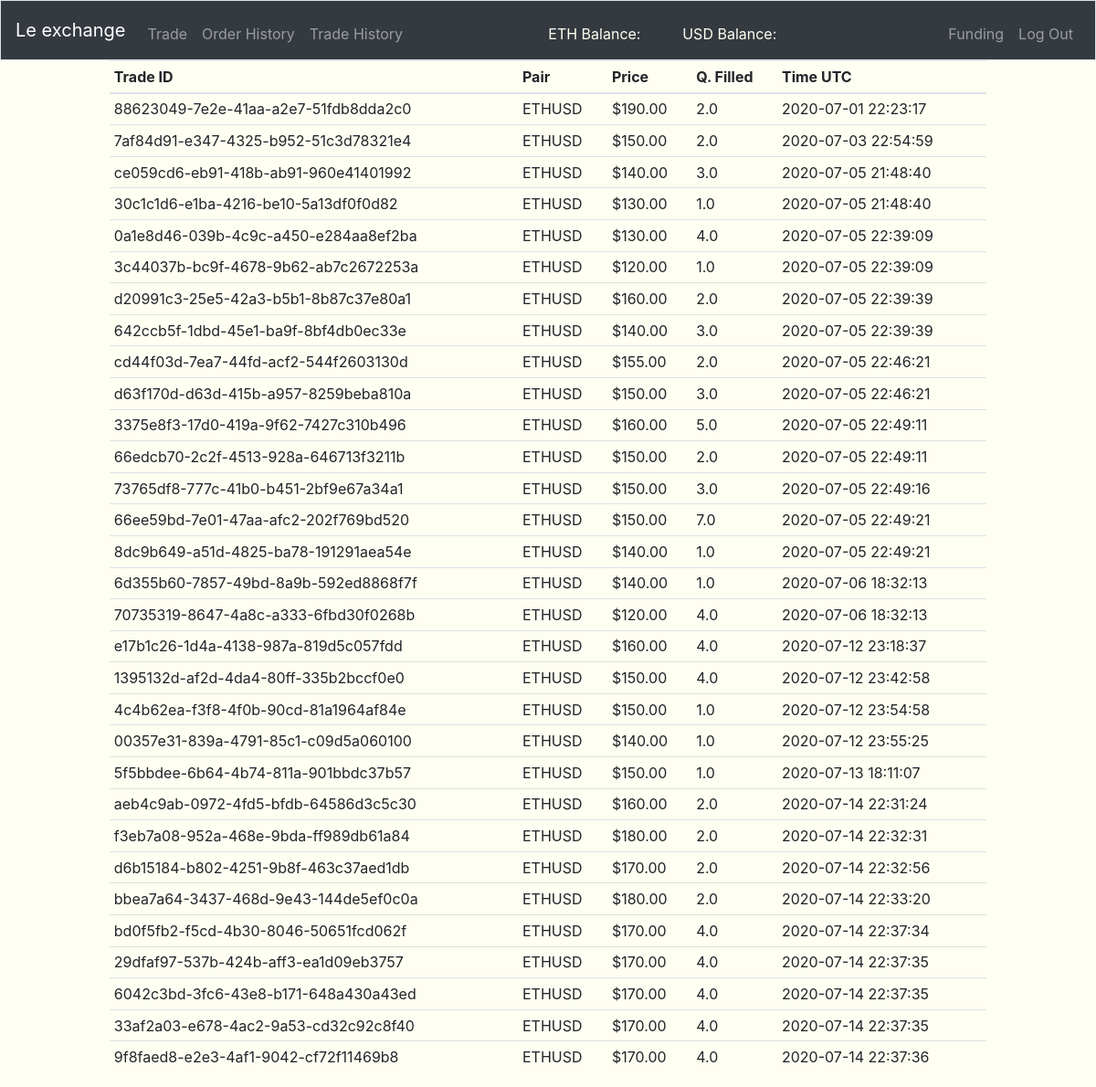
The app's page /trade-history (signed in) with its own data.
### tables this page shows
CREATE TABLE "trade_history" (
	"trade_id"	VARCHAR(255),
	"pair"	VARCHAR(255) NOT NULL,
	"price"	REAL NOT NULL,
	"quantity"	REAL NOT NULL,
	"taker_order"	VARCHAR(255) NOT NULL,
	"maker_order"	VARCHAR(255) NOT NULL,
	"time"	INTEGER NOT NULL,
	PRIMARY KEY("trade_id")
);

### views.py (the view)
@app.route('/trade-history', methods=["GET"])
@login_required
def trade_history():
    trade_history = db.execute(
        "SELECT * FROM trade_history")
    return render_template("trade_history.html", trade_history=trade_history)

### app.py (called while the page is built)
@app.after_request
def after_request(response):
    response.headers["Cache-Control"] = "no-cache, no-store, must-revalidate"
    response.headers["Expires"] = 0
    response.headers["Pragma"] = "no-cache"
    return response

### helper.py (called while the page is built)
def login_required(f):
    @wraps(f)
    def decorated_function(*args, **kwargs):
        if session.get("user_id") is None:
            return redirect("/login"), 403
        return f(*args, **kwargs)
    return decorated_function

def usd(value):
    return f"${value:,.2f}"

def timeformater(time):
    return datetime.datetime.utcfromtimestamp(time)

### templates/trade_history.html (shortened to what this page needs)
{% extends "layout.html" %}
{% block main %}
<table class="table table-hover table-sm" style="width: 80%; margin-left: auto; margin-right: auto;">
  <thead s>
    <tr>
      <th scope="col">Trade ID</th>
      <th scope="col">Pair</th>
      <th scope="col">Price</th>
      <th scope="col">Q. Filled</th>
      <th scope="col">Time UTC</th>
    </tr>
  </thead>
  <tbody>
    {% for i in trade_history %}
      <tr>
        <td>{{i.trade_id}}</td>
        <td>{{i.pair}}</td>
        <td>{{i.price|usd}}</td>
        <td>{{i.quantity}}</td>
        <td>{{i.time|timeformater}}</td>
      </tr>
    {% endfor %}
  </tbody>
</table>
{% endblock %}

### templates/layout.html (shortened to what this page needs)
<!DOCTYPE html>
<html lang="en">
    <head>
      <link href="static/styles.css" rel="stylesheet">
      <link rel="stylesheet" href="https://stackpath.bootstrapcdn.com/bootstrap/4.4.1/css/bootstrap.min.css">
    </head>
    <body style="background-color: #fffef2;">
      <nav class="navbar navbar-expand-md navbar-dark bg-dark border">
        <a class="navbar-brand" href="/">Le exchange</a>
        <div class="collapse navbar-collapse" id="navbar">
            {% if session.user_id %}
                <ul class="navbar-nav mr-auto mt-2">
                    <li class="nav-item"><a class="nav-link" href="/trade">Trade</a></li>
                    <li class="nav-item"><a class="nav-link" href="/order-history">Order History</a></li>
                    <li class="nav-item"><a class="nav-link" href="/trade-history">Trade History</a></li>
                </ul>
                <ul class="navbar-nav mr-auto mt-2 container" style="width: 30%;">
                    <li class="nav-item col" style="color: ivory;">ETH Balance: </li><div style="color: fuchsia;" id="user_navbar_eth_balance"></div>
                    <li class="nav-item col" style="color: ivory;">USD Balance: </li><div style="color: greenyellow;" id="user_navbar_usd_balance"></div>
                </ul>
                <ul class="navbar-nav ml-auto mt-2">
                    <li class="nav-item"><a class="nav-link" href="/funding">Funding</a></li>
                    <li class="nav-item"><a class="nav-link" href="/logout">Log Out</a></li>
                </ul>
            {% else %}
                <ul class="navbar-nav ml-auto mt-2">
                    <li class="nav-item"><a class="nav-link" href="/register">Register</a></li>
                    <li class="nav-item"><a class="nav-link" href="/login">Log In</a></li>
                </ul>
            {% endif %}
        </div>
    </nav>
        {% block main %}{% endblock %}
      </body>
</html>

### records on screen
trade_history: trade_id "88623049-7e2e-41aa-a2e7-51fdb8dda2c0", pair "ETHUSD", price "$190.00", quantity "2.0", time "2020-07-01 22:23:17"
trade_history: trade_id "7af84d91-e347-4325-b952-51c3d78321e4", pair "ETHUSD", price "$150.00", quantity "2.0", time "2020-07-03 22:54:59"
trade_history: trade_id "ce059cd6-eb91-418b-ab91-960e41401992", pair "ETHUSD", price "$140.00", quantity "3.0", time "2020-07-05 21:48:40"
trade_history: trade_id "30c1c1d6-e1ba-4216-be10-5a13df0f0d82", pair "ETHUSD", price "$130.00", quantity "1.0", time "2020-07-05 21:48:40"
trade_history: trade_id "0a1e8d46-039b-4c9c-a450-e284aa8ef2ba", pair "ETHUSD", price "$130.00", quantity "4.0", time "2020-07-05 22:39:09"
trade_history: trade_id "3c44037b-bc9f-4678-9b62-ab7c2672253a", pair "ETHUSD", price "$120.00", quantity "1.0", time "2020-07-05 22:39:09"
trade_history: trade_id "d20991c3-25e5-42a3-b5b1-8b87c37e80a1", pair "ETHUSD", price "$160.00", quantity "2.0", time "2020-07-05 22:39:39"
trade_history: trade_id "642ccb5f-1dbd-45e1-ba9f-8bf4db0ec33e", pair "ETHUSD", price "$140.00", quantity "3.0", time "2020-07-05 22:39:39"
trade_history: trade_id "cd44f03d-7ea7-44fd-acf2-544f2603130d", pair "ETHUSD", price "$155.00", quantity "2.0", time "2020-07-05 22:46:21"
trade_history: trade_id "d63f170d-d63d-415b-a957-8259beba810a", pair "ETHUSD", price "$150.00", quantity "3.0", time "2020-07-05 22:46:21"
trade_history: trade_id "3375e8f3-17d0-419a-9f62-7427c310b496", pair "ETHUSD", price "$160.00", quantity "5.0", time "2020-07-05 22:49:11"
trade_history: trade_id "66edcb70-2c2f-4513-928a-646713f3211b", pair "ETHUSD", price "$150.00", quantity "2.0", time "2020-07-05 22:49:11"
trade_history: trade_id "73765df8-777c-41b0-b451-2bf9e67a34a1", pair "ETHUSD", price "$150.00", quantity "3.0", time "2020-07-05 22:49:16"
trade_history: trade_id "66ee59bd-7e01-47aa-afc2-202f769bd520", pair "ETHUSD", price "$150.00", quantity "7.0", time "2020-07-05 22:49:21"
trade_history: trade_id "8dc9b649-a51d-4825-ba78-191291aea54e", pair "ETHUSD", price "$140.00", quantity "1.0", time "2020-07-05 22:49:21"
trade_history: trade_id "6d355b60-7857-49bd-8a9b-592ed8868f7f", pair "ETHUSD", price "$140.00", quantity "1.0", time "2020-07-06 18:32:13"
trade_history: trade_id "70735319-8647-4a8c-a333-6fbd30f0268b", pair "ETHUSD", price "$120.00", quantity "4.0", time "2020-07-06 18:32:13"
trade_history: trade_id "e17b1c26-1d4a-4138-987a-819d5c057fdd", pair "ETHUSD", price "$160.00", quantity "4.0", time "2020-07-12 23:18:37"
trade_history: trade_id "1395132d-af2d-4da4-80ff-335b2bccf0e0", pair "ETHUSD", price "$150.00", quantity "4.0", time "2020-07-12 23:42:58"
trade_history: trade_id "4c4b62ea-f3f8-4f0b-90cd-81a1964af84e", pair "ETHUSD", price "$150.00", quantity "1.0", time "2020-07-12 23:54:58"
trade_history: trade_id "00357e31-839a-4791-85c1-c09d5a060100", pair "ETHUSD", price "$140.00", quantity "1.0", time "2020-07-12 23:55:25"
trade_history: trade_id "5f5bbdee-6b64-4b74-811a-901bbdc37b57", pair "ETHUSD", price "$150.00", quantity "1.0", time "2020-07-13 18:11:07"
trade_history: trade_id "aeb4c9ab-0972-4fd5-bfdb-64586d3c5c30", pair "ETHUSD", price "$160.00", quantity "2.0", time "2020-07-14 22:31:24"
trade_history: trade_id "f3eb7a08-952a-468e-9bda-ff989db61a84", pair "ETHUSD", price "$180.00", quantity "2.0", time "2020-07-14 22:32:31"
trade_history: trade_id "d6b15184-b802-4251-9b8f-463c37aed1db", pair "ETHUSD", price "$170.00", quantity "2.0", time "2020-07-14 22:32:56"
trade_history: trade_id "bbea7a64-3437-468d-9e43-144de5ef0c0a", pair "ETHUSD", price "$180.00", quantity "2.0", time "2020-07-14 22:33:20"
trade_history: trade_id "bd0f5fb2-f5cd-4b30-8046-50651fcd062f", pair "ETHUSD", price "$170.00", quantity "4.0", time "2020-07-14 22:37:34"
trade_history: trade_id "29dfaf97-537b-424b-aff3-ea1d09eb3757", pair "ETHUSD", price "$170.00", quantity "4.0", time "2020-07-14 22:37:35"
trade_history: trade_id "6042c3bd-3fc6-43e8-b171-648a430a43ed", pair "ETHUSD", price "$170.00", quantity "4.0", time "2020-07-14 22:37:35"
trade_history: trade_id "33af2a03-e678-4ac2-9a53-cd32c92c8f40", pair "ETHUSD", price "$170.00", quantity "4.0", time "2020-07-14 22:37:35"
trade_history: trade_id "9f8faed8-e2e3-4af1-9042-cf72f11469b8", pair "ETHUSD", price "$170.00", quantity "4.0", time "2020-07-14 22:37:36"
